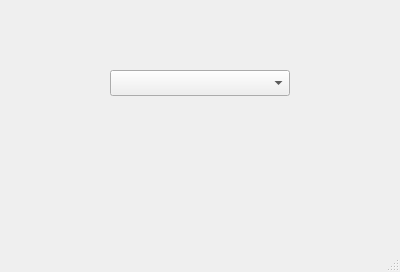
<?xml version="1.0" encoding="UTF-8"?>
<ui version="4.0">
 <class>MainWindow</class>
 <widget class="QMainWindow" name="MainWindow">
  <property name="geometry">
   <rect>
    <x>0</x>
    <y>0</y>
    <width>400</width>
    <height>272</height>
   </rect>
  </property>
  <property name="windowTitle">
   <string>MainWindow</string>
  </property>
  <widget class="QWidget" name="centralwidget">
   <widget class="QComboBox" name="comboBox">
    <property name="geometry">
     <rect>
      <x>110</x>
      <y>70</y>
      <width>180</width>
      <height>26</height>
     </rect>
    </property>
   </widget>
   <widget class="QLabel" name="outputLabel">
    <property name="geometry">
     <rect>
      <x>100</x>
      <y>140</y>
      <width>200</width>
      <height>41</height>
     </rect>
    </property>
    <property name="text">
     <string/>
    </property>
    <property name="alignment">
     <set>Qt::AlignCenter</set>
    </property>
   </widget>
  </widget>
  <widget class="QMenuBar" name="menubar">
   <property name="geometry">
    <rect>
     <x>0</x>
     <y>0</y>
     <width>400</width>
     <height>24</height>
    </rect>
   </property>
  </widget>
  <widget class="QStatusBar" name="statusbar"/>
 </widget>
 <resources/>
 <connections/>
</ui>
